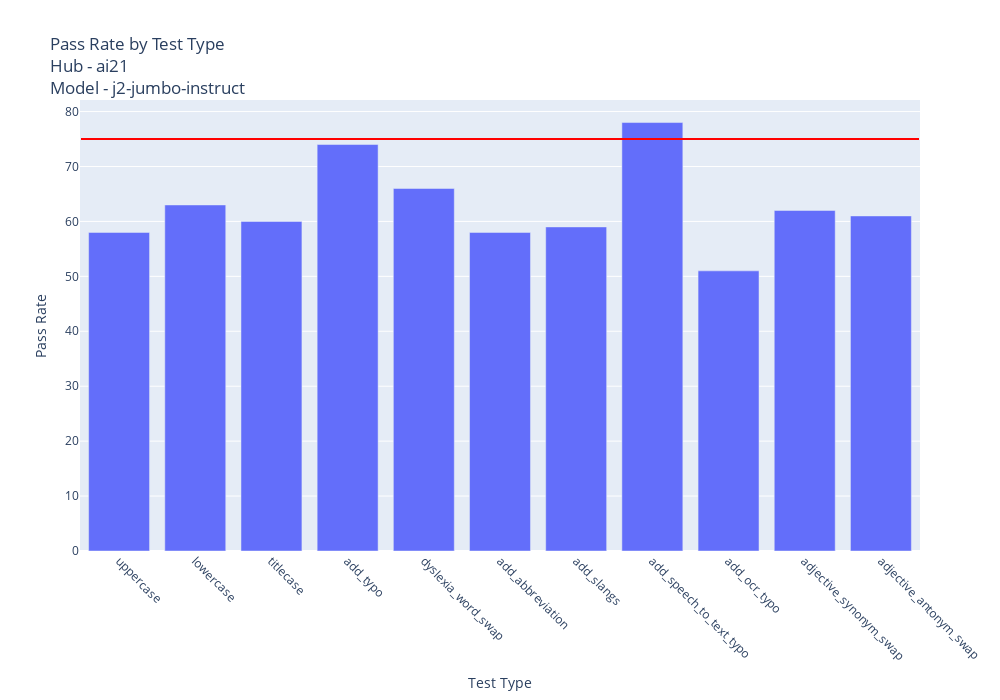
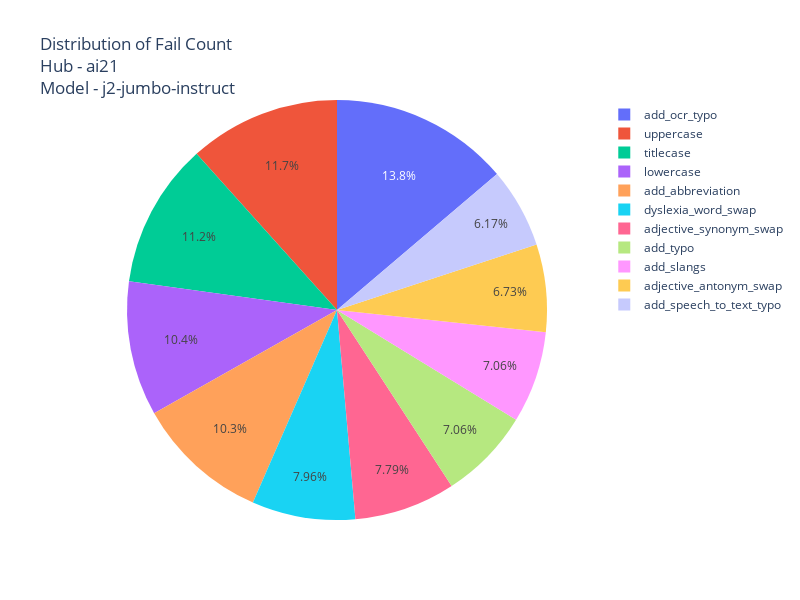
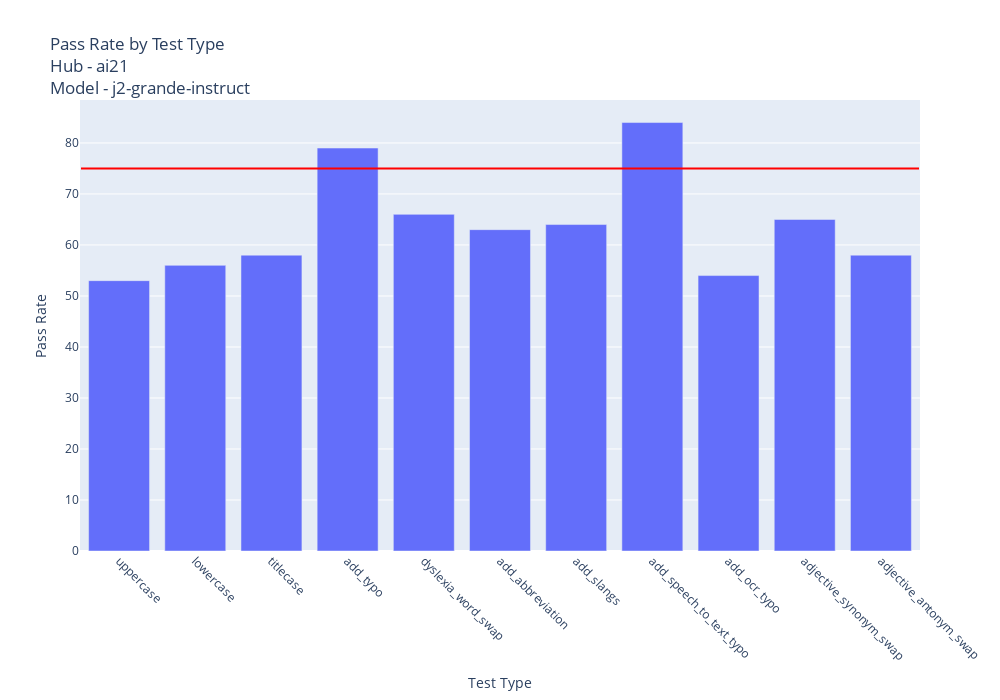
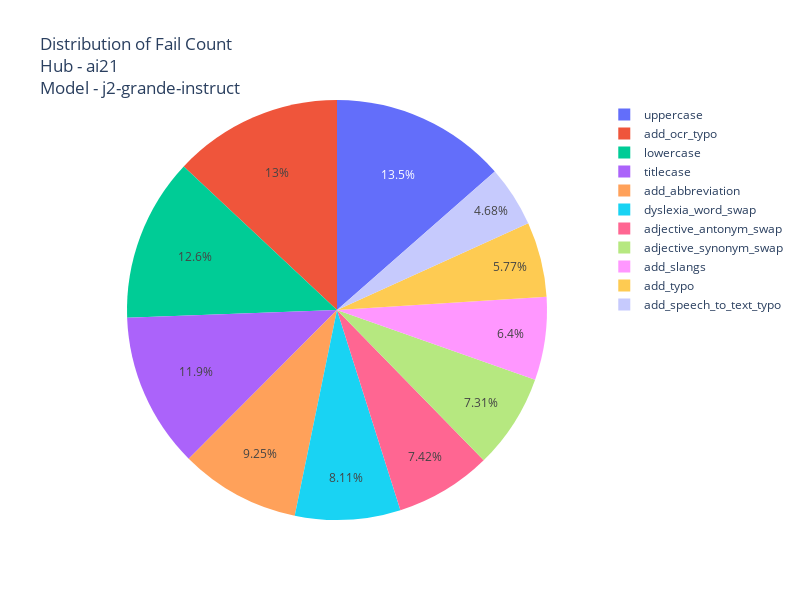

Notebook code cell kept with these figures, in order:
### Code cell
import pandas as pd
import plotly.express as px

def plot_report(path: str, hub: str, model: str):
    report = pd.read_csv(path)
    report['pass_rate'] = report['pass_rate'].str.rstrip('%').astype(float)
    report['minimum_pass_rate'] = report['minimum_pass_rate'].str.rstrip('%').astype(float)

    unique_categories = report["category"].unique()

    category_data = report[report["category"] == "robustness"]

    # Bar Plot: Pass Rate by Test Type for the Robustness Category
    bar_fig = px.bar(category_data, x="test_type", y="pass_rate",
                     labels={"pass_rate": "Pass Rate", "test_type": "Test Type"},
                     title=f"Pass Rate by Test Type<br>Hub - {hub}<br>Model - {model}")

    # Add a horizontal line at the 75 percent threshold
    bar_fig.add_shape(
        type='line',
        x0=-0.5,
        x1=len(category_data["test_type"]) - 0.5,
        y0=75,
        y1=75,
        line=dict(color='red', width=2)
    )

    bar_fig.update_xaxes(tickangle=45)
    bar_fig.update_layout(width=1000, height=700)
    bar_fig.show()

    # Pie Chart: Distribution of Fail Count for the Robustness Category
    pie_fig = px.pie(category_data, names="test_type", values="fail_count",
                    title=f"Distribution of Fail Count<br>Hub - {hub}<br>Model - {model}")

    pie_fig.update_layout(
        title=f"Distribution of Fail Count<br>Hub - {hub}<br>Model - {model}",
        width=800,
        height=600
    )

    pie_fig.show()

report_paths = [
    ("ai21/j2-jumbo-instruct-OpenBookQA-report.csv", "ai21", "j2-jumbo-instruct"),
    ("ai21/j2-grande-instruct-OpenBookQA-report.csv", "ai21", "j2-grande-instruct"),
    ("openai/gpt-3.5-turbo-instruct-OpenBookQA-report.csv", "openai", "gpt-3.5-turbo-instruct"),
    ("openai/text-davinci-003-OpenBookQA-report.csv", "openai", "text-davinci-003"),
    ("openai/gpt-4-1106-preview-OpenBookQA-report.csv", "openai", "gpt-4-1106-preview"),
    ("mistralai/Mistral-7B-Instruct-v0.1-OpenBookQA-report.csv", "huggingface", "mistralai/Mistral-7B-Instruct-v0.1"),
    ("HuggingFaceH4/zephyr-7b-beta-OpenBookQA-report.csv", "huggingface", "HuggingFaceH4/zephyr-7b-beta"),
    ("Intel/neural-chat-7b-v3-1-OpenBookQA-report.csv", "huggingface", "Intel/neural-chat-7b-v3-1")
]

for path, hub, model in report_paths:
    plot_report(path, hub, model)

### Figure 1 — Plotly figure (JSON) as saved in the notebook; plotly's stock layout.template omitted (floating-point values rounded to 4 significant figures)
{"data": [{"alignmentgroup": "True", "hovertemplate": "Test Type=%{x}<br>Pass Rate=%{y}<extra></extra>", "legendgroup": "", "marker": {"color": "#636efa", "pattern": {"shape": ""}}, "name": "", "offsetgroup": "", "orientation": "v", "showlegend": false, "textposition": "auto", "type": "bar", "x": ["uppercase", "lowercase", "titlecase", "add_typo", "dyslexia_word_swap", "add_abbreviation", "add_slangs", "add_speech_to_text_typo", "add_ocr_typo", "adjective_synonym_swap", "adjective_antonym_swap"], "xaxis": "x", "y": [58, 63, 60, 74, 66, 58, 59, 78, 51, 62, 61], "yaxis": "y"}], "layout": {"barmode": "relative", "height": 700, "legend": {"tracegroupgap": 0}, "shapes": [{"line": {"color": "red", "width": 2}, "type": "line", "x0": -0.5, "x1": 10.5, "y0": 75, "y1": 75}], "title": {"text": "Pass Rate by Test Type<br>Hub - ai21<br>Model - j2-jumbo-instruct"}, "width": 1000, "xaxis": {"anchor": "y", "domain": [0, 1], "tickangle": 45, "title": {"text": "Test Type"}}, "yaxis": {"anchor": "x", "domain": [0, 1], "title": {"text": "Pass Rate"}}}}

### Figure 2 — Plotly figure (JSON) as saved in the notebook; plotly's stock layout.template omitted (floating-point values rounded to 4 significant figures)
{"data": [{"domain": {"x": [0, 1], "y": [0, 1]}, "hovertemplate": "test_type=%{label}<br>fail_count=%{value}<extra></extra>", "labels": ["uppercase", "lowercase", "titlecase", "add_typo", "dyslexia_word_swap", "add_abbreviation", "add_slangs", "add_speech_to_text_typo", "add_ocr_typo", "adjective_synonym_swap", "adjective_antonym_swap"], "legendgroup": "", "name": "", "showlegend": true, "type": "pie", "values": [208, 185, 199, 126, 142, 183, 126, 110, 246, 139, 120]}], "layout": {"height": 600, "legend": {"tracegroupgap": 0}, "title": {"text": "Distribution of Fail Count<br>Hub - ai21<br>Model - j2-jumbo-instruct"}, "width": 800}}

### Figure 3 — Plotly figure (JSON) as saved in the notebook; plotly's stock layout.template omitted (floating-point values rounded to 4 significant figures)
{"data": [{"alignmentgroup": "True", "hovertemplate": "Test Type=%{x}<br>Pass Rate=%{y}<extra></extra>", "legendgroup": "", "marker": {"color": "#636efa", "pattern": {"shape": ""}}, "name": "", "offsetgroup": "", "orientation": "v", "showlegend": false, "textposition": "auto", "type": "bar", "x": ["uppercase", "lowercase", "titlecase", "add_typo", "dyslexia_word_swap", "add_abbreviation", "add_slangs", "add_speech_to_text_typo", "add_ocr_typo", "adjective_synonym_swap", "adjective_antonym_swap"], "xaxis": "x", "y": [53, 56, 58, 79, 66, 63, 64, 84, 54, 65, 58], "yaxis": "y"}], "layout": {"barmode": "relative", "height": 700, "legend": {"tracegroupgap": 0}, "shapes": [{"line": {"color": "red", "width": 2}, "type": "line", "x0": -0.5, "x1": 10.5, "y0": 75, "y1": 75}], "title": {"text": "Pass Rate by Test Type<br>Hub - ai21<br>Model - j2-grande-instruct"}, "width": 1000, "xaxis": {"anchor": "y", "domain": [0, 1], "tickangle": 45, "title": {"text": "Test Type"}}, "yaxis": {"anchor": "x", "domain": [0, 1], "title": {"text": "Pass Rate"}}}}

### Figure 4 — Plotly figure (JSON) as saved in the notebook; plotly's stock layout.template omitted (floating-point values rounded to 4 significant figures)
{"data": [{"domain": {"x": [0, 1], "y": [0, 1]}, "hovertemplate": "test_type=%{label}<br>fail_count=%{value}<extra></extra>", "labels": ["uppercase", "lowercase", "titlecase", "add_typo", "dyslexia_word_swap", "add_abbreviation", "add_slangs", "add_speech_to_text_typo", "add_ocr_typo", "adjective_synonym_swap", "adjective_antonym_swap"], "legendgroup": "", "name": "", "showlegend": true, "type": "pie", "values": [237, 220, 209, 101, 142, 162, 112, 82, 228, 128, 130]}], "layout": {"height": 600, "legend": {"tracegroupgap": 0}, "title": {"text": "Distribution of Fail Count<br>Hub - ai21<br>Model - j2-grande-instruct"}, "width": 800}}
